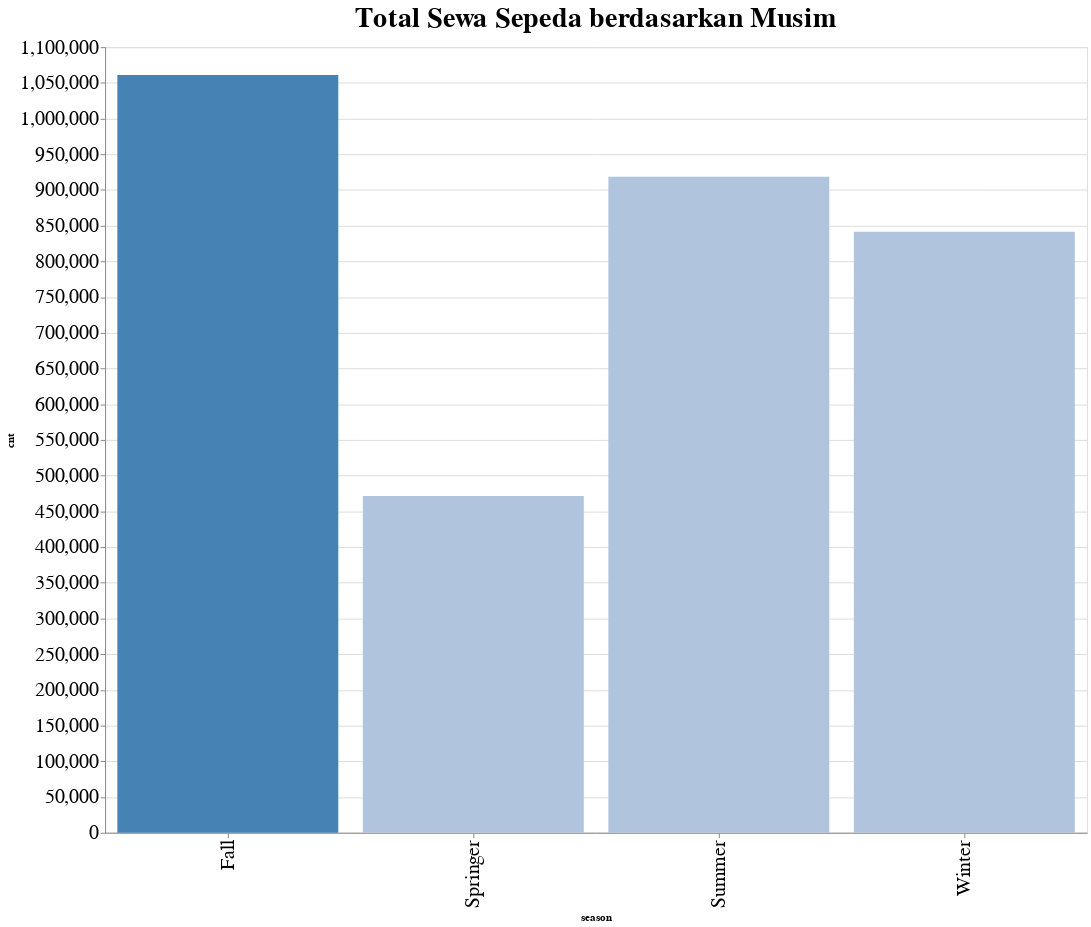

Notebook cell for this chart:
### Markdown cell above
Dari pivot table diatas dapat dilihat bahwa jumah pengguna biasa (casual), jumlah pengguna terdaftar (registered) dan jumlah total sepeda sewaan termasuk casual dan registered **paling banyak** terdapat pada **season fall**, dan paling sedikit terdapat pada **season springer**.

Pada **season fall** orang paling banyak menyewa sepeda, hal ini dapat disebabkan karena beberapa faktor diantaranya yaitu suhu yang sejuk (tidak terlalu panas atau terlalu dingin) rata-rata berkisar sekitar 28.9°C, lalu kelembapan udara yang nyaman dengan rata-rata berkisar 63.3, serta kecepatan angin yang menyegarkan (tidak terlalu kencang) dengan rata-rata berkisar 11.53 km/jam.

### Code cell
# Import necessary libraries
import altair as alt
import pandas as pd

# Assuming data is already loaded into 'data' DataFrame

# Mengganti nilai dalam kolom 'season' dengan label yang sesuai
data['season'] = data['season'].replace({1: 'Springer', 2: 'Summer', 3: 'Fall', 4: 'Winter'})

# Visualisasi dengan Altair
def rental_by_season():
    # Menghitung total sewa sepeda berdasarkan musim
    season_counts = data.groupby('season')['cnt'].sum().reset_index()
    
    # Mencari musim dengan total sewa sepeda tertinggi dan terendah
    max_season = season_counts.loc[season_counts['cnt'].idxmax()]
    min_season = season_counts.loc[season_counts['cnt'].idxmin()]

    # Konfigurasi ukuran font
    text_font_size = 20

    # Membuat chart menggunakan Altair
    chart = alt.Chart(season_counts).mark_bar().encode(
        x=alt.X('season:N', axis=alt.Axis(labelFontSize=text_font_size)),  
        y=alt.Y('cnt:Q', axis=alt.Axis(labelFontSize=text_font_size)),     
        color=alt.condition(
            alt.datum.season == max_season['season'],
            alt.value('steelblue'),
            alt.value('lightsteelblue')
        ),
        tooltip=['season', 'cnt']
    ).properties(
        width=1000,
        height=800,
        title={
            "text": "Total Sewa Sepeda berdasarkan Musim",
            "fontSize": text_font_size + 9  # Atur ukuran font untuk judul  
        }
    )
    
    # Menampilkan chart
    chart.display()

# Panggil fungsi untuk menampilkan chart
rental_by_season()

### Figure 1 — Vega-Lite specification as saved in the notebook (floating-point values rounded to 4 significant figures)
{"config": {"view": {"continuousWidth": 300, "continuousHeight": 300}}, "data": {"name": "data-7729dca8fa3fe6fca888cffbb69b6476"}, "mark": {"type": "bar"}, "encoding": {"color": {"condition": {"test": "(datum.season === 'Fall')", "value": "steelblue"}, "value": "lightsteelblue"}, "tooltip": [{"field": "season", "type": "nominal"}, {"field": "cnt", "type": "quantitative"}], "x": {"axis": {"labelFontSize": 20}, "field": "season", "type": "nominal"}, "y": {"axis": {"labelFontSize": 20}, "field": "cnt", "type": "quantitative"}}, "height": 800, "title": {"text": "Total Sewa Sepeda berdasarkan Musim", "fontSize": 29}, "width": 1000, "$schema": "https://vega.github.io/schema/vega-lite/v5.8.0.json", "datasets": {"data-7729dca8fa3fe6fca888cffbb69b6476": [{"season": "Springer", "cnt": 471348}, {"season": "Summer", "cnt": 918589}, {"season": "Fall", "cnt": 1061129}, {"season": "Winter", "cnt": 841613}]}}
